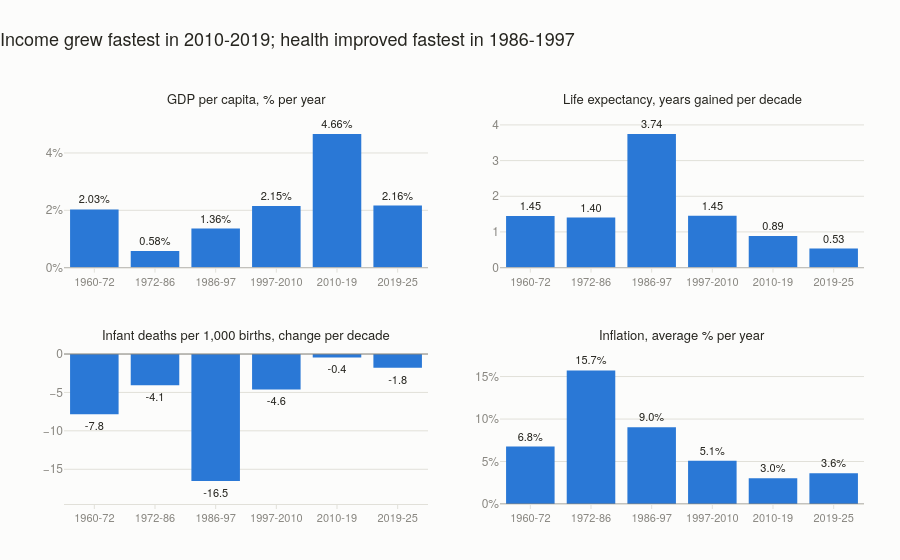

Notebook code cell kept with this figure:
### Markdown cell above
Infant mortality is deaths before age one per 1,000 live births. A negative
change is fewer deaths.

### Code cell
labels = [f"{s}-{str(e)[2:]}" if e < 2000 or s >= 2000 else f"{s}-{e}" for s, e, _ in ERAS]
panels = [
    ("gdp_rate_pct", "GDP per capita, % per year", "%{y:.2f}%", ".2f", "%"),
    ("le_per_decade", "Life expectancy, years gained per decade", "%{y:.2f} years", ".2f", ""),
    ("imr_per_decade", "Infant deaths per 1,000 births, change per decade", "%{y:.1f}", ".1f", ""),
    ("infl_mean", "Inflation, average % per year", "%{y:.1f}%", ".1f", "%"),
]

fig = make_subplots(rows=2, cols=2, subplot_titles=[p[1] for p in panels],
                    vertical_spacing=0.2, horizontal_spacing=0.09)
for i, (col, title, hover, fmt, suffix) in enumerate(panels):
    r, c = i // 2 + 1, i % 2 + 1
    fig.add_trace(go.Bar(
        x=labels, y=era[col].values, marker_color=BLUE, marker_line_width=0,
        text=[f"{v:{fmt}}{suffix}" for v in era[col].values],
        textposition="outside", textfont=dict(color=INK, size=11), cliponaxis=False,
        hovertemplate="%{x}: " + hover + "<extra></extra>"), row=r, col=c)
    fig.update_yaxes(ticksuffix=suffix, row=r, col=c)
    lo, hi = min(0, era[col].min()), max(0, era[col].max())
    pad = (hi - lo) * 0.18
    fig.update_yaxes(range=[lo - (pad if lo < 0 else 0), hi + (pad if hi > 0 else pad / 3)], row=r, col=c)
    fig.add_hline(y=0, line_color=MUTED, line_width=1, row=r, col=c)

for a in fig.layout.annotations:
    a.update(font=dict(size=13, color=INK), x=a.x, xanchor="center")
fig.update_xaxes(tickfont=dict(size=11, color=MUTED))
fig.update_layout(
    title="Income grew fastest in 2010-2019; health improved fastest in 1986-1997",
    hovermode="closest", margin=dict(t=110))
save(fig, "seg-01-eras", height=720)
fig.show()

### Figure 1 — Plotly figure (JSON) as saved in the notebook; plotly's stock layout.template omitted (floating-point values rounded to 4 significant figures)
{"data": [{"cliponaxis": false, "hovertemplate": "%{x}: %{y:.2f}%<extra></extra>", "marker": {"color": "#2a78d6", "line": {"width": 0}}, "text": ["2.03%", "0.58%", "1.36%", "2.15%", "4.66%", "2.16%"], "textfont": {"color": "#26251f", "size": 11}, "textposition": "outside", "type": "bar", "x": ["1960-72", "1972-86", "1986-97", "1997-2010", "2010-19", "2019-25"], "xaxis": "x", "y": [2.032, 0.5808, 1.362, 2.148, 4.661, 2.163], "yaxis": "y"}, {"cliponaxis": false, "hovertemplate": "%{x}: %{y:.2f} years<extra></extra>", "marker": {"color": "#2a78d6", "line": {"width": 0}}, "text": ["1.45", "1.40", "3.74", "1.45", "0.89", "0.53"], "textfont": {"color": "#26251f", "size": 11}, "textposition": "outside", "type": "bar", "x": ["1960-72", "1972-86", "1986-97", "1997-2010", "2010-19", "2019-25"], "xaxis": "x2", "y": [1.447, 1.403, 3.745, 1.453, 0.8856, 0.532], "yaxis": "y2"}, {"cliponaxis": false, "hovertemplate": "%{x}: %{y:.1f}<extra></extra>", "marker": {"color": "#2a78d6", "line": {"width": 0}}, "text": ["-7.8", "-4.1", "-16.5", "-4.6", "-0.4", "-1.8"], "textfont": {"color": "#26251f", "size": 11}, "textposition": "outside", "type": "bar", "x": ["1960-72", "1972-86", "1986-97", "1997-2010", "2010-19", "2019-25"], "xaxis": "x3", "y": [-7.833, -4.071, -16.55, -4.615, -0.4444, -1.8], "yaxis": "y3"}, {"cliponaxis": false, "hovertemplate": "%{x}: %{y:.1f}%<extra></extra>", "marker": {"color": "#2a78d6", "line": {"width": 0}}, "text": ["6.8%", "15.7%", "9.0%", "5.1%", "3.0%", "3.6%"], "textfont": {"color": "#26251f", "size": 11}, "textposition": "outside", "type": "bar", "x": ["1960-72", "1972-86", "1986-97", "1997-2010", "2010-19", "2019-25"], "xaxis": "x4", "y": [6.76, 15.72, 9.034, 5.079, 3.02, 3.626], "yaxis": "y4"}], "layout": {"annotations": [{"font": {"color": "#26251f", "size": 13}, "showarrow": false, "text": "GDP per capita, % per year", "x": 0.2275, "xanchor": "center", "xref": "paper", "y": 1.0, "yanchor": "bottom", "yref": "paper"}, {"font": {"color": "#26251f", "size": 13}, "showarrow": false, "text": "Life expectancy, years gained per decade", "x": 0.7725, "xanchor": "center", "xref": "paper", "y": 1.0, "yanchor": "bottom", "yref": "paper"}, {"font": {"color": "#26251f", "size": 13}, "showarrow": false, "text": "Infant deaths per 1,000 births, change per decade", "x": 0.2275, "xanchor": "center", "xref": "paper", "y": 0.4, "yanchor": "bottom", "yref": "paper"}, {"font": {"color": "#26251f", "size": 13}, "showarrow": false, "text": "Inflation, average % per year", "x": 0.7725, "xanchor": "center", "xref": "paper", "y": 0.4, "yanchor": "bottom", "yref": "paper"}], "hovermode": "closest", "margin": {"t": 110}, "shapes": [{"line": {"color": "#898781", "width": 1}, "type": "line", "x0": 0, "x1": 1, "xref": "x domain", "y0": 0, "y1": 0, "yref": "y"}, {"line": {"color": "#898781", "width": 1}, "type": "line", "x0": 0, "x1": 1, "xref": "x2 domain", "y0": 0, "y1": 0, "yref": "y2"}, {"line": {"color": "#898781", "width": 1}, "type": "line", "x0": 0, "x1": 1, "xref": "x3 domain", "y0": 0, "y1": 0, "yref": "y3"}, {"line": {"color": "#898781", "width": 1}, "type": "line", "x0": 0, "x1": 1, "xref": "x4 domain", "y0": 0, "y1": 0, "yref": "y4"}], "title": {"text": "Income grew fastest in 2010-2019; health improved fastest in 1986-1997"}, "xaxis": {"anchor": "y", "domain": [0.0, 0.455], "tickfont": {"color": "#898781", "size": 11}}, "xaxis2": {"anchor": "y2", "domain": [0.545, 1.0], "tickfont": {"color": "#898781", "size": 11}}, "xaxis3": {"anchor": "y3", "domain": [0.0, 0.455], "tickfont": {"color": "#898781", "size": 11}}, "xaxis4": {"anchor": "y4", "domain": [0.545, 1.0], "tickfont": {"color": "#898781", "size": 11}}, "yaxis": {"anchor": "x", "domain": [0.6, 1.0], "range": [0, 5.5], "ticksuffix": "%"}, "yaxis2": {"anchor": "x2", "domain": [0.6, 1.0], "range": [0, 4.419], "ticksuffix": ""}, "yaxis3": {"anchor": "x3", "domain": [0.0, 0.4], "range": [-19.52, 0.9927], "ticksuffix": ""}, "yaxis4": {"anchor": "x4", "domain": [0.0, 0.4], "range": [0, 18.55], "ticksuffix": "%"}}}
